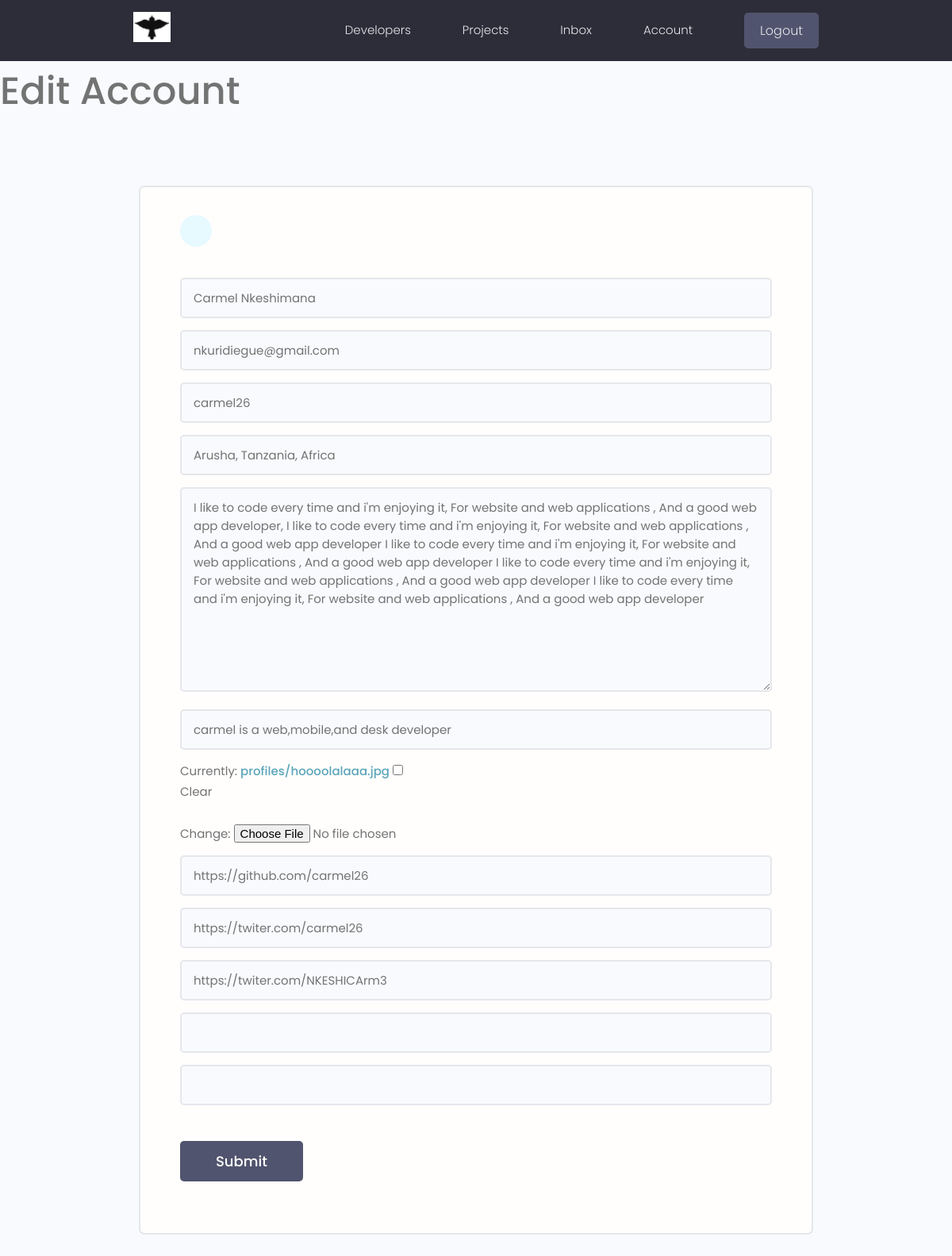
The page /edit-account/ (signed in) on the database its author committed.
### users/models.py (models this page shows, shortened)
class Profile(models.Model):
    user = models.OneToOneField(User, on_delete=models.CASCADE, null=True, blank=True)
    name = models.CharField(max_length=200, blank=True, null=True)
    email = models.CharField(max_length=500, blank=True,  null=True)
    username = models.CharField(max_length=200, blank=True, null=True)
    location = models.CharField(max_length=200, blank=True, null=True)
    short_intro = models.CharField(max_length=200, blank=True,  null=True)
    bio = models.TextField(blank=True, null=True)
    profile_image = models.ImageField(null=True, blank=True, upload_to='profiles/', default='profiles/user-default.jpg')
    social_github = models.CharField(max_length=200, blank=True, null=True)
    social_twitter = models.CharField(max_length=200, blank=True, null=True)
    social_linkedin = models.CharField(max_length=200, blank=True, null=True)
    social_youtube = models.CharField(max_length=200, blank=True, null=True)
    social_website = models.CharField(max_length=200, blank=True, null=True)
    created = models.DateTimeField(auto_now_add=True)
    id = models.UUIDField(default=uuid.uuid4,
                          unique=True, primary_key=True, editable=False)

### users/views.py (the view, shortened to what this page needs)
# urls.py: path('edit-account/', views.editAccount, name="editAccount"),
@login_required(login_url='login')
def editAccount(request):
    profile = request.user.profile
    form = ProfileForm(instance=profile)
    context = {'form':form}
    return render(request, 'users/profile_form.html', context)

### users/form.py
class ProfileForm(ModelForm):
    class Meta:
        model = Profile
        fields = ['name', 'email', 'username', 'location', 'bio',
                  'short_intro', 'profile_image', 'social_github',
                  'social_linkedin', 'social_twitter', 'social_youtube',
                  'social_website' ]
    def __init__(self, *args, **kwargs):
        super(ProfileForm, self).__init__(*args, **kwargs)
        for name, field in self.fields.items():
            field.widget.attrs.update({'class':'input'})

### users/templates/users/profile_form.html (shortened to what this page needs)
{% extends 'main.html' %}
{% block content %}
    <h1>Edit Account</h1>
    <main class="formPage my-xl">
        <div class="content-box">
            <div class="formWrapper">
                <a class="backButton" href="{% url 'account' %}"></a>
                <br>
                <form class="form" method="POST" action="{% url 'editAccount' %}" enctype="multipart/form-data">
                      {% for field in form %}
                            <div class="form__field">
                                {{field}}
                            </div>
                      {% endfor %}
                    <input class="btn btn--sub btn--lg  my-md" type="submit" value="Submit" />
                </form>
            </div>
        </div>
    </main>
{% endblock content %}

### static/styles/app.css (style rules this page uses)
:root { --color-sub: #2d2d39; }
.btn--sub { background-color: var(--color-sub-light); }
.content-box { width: 95%; max-width: 85rem; margin: 0 auto; }
.backButton { background: var(--color-main-light); color: var(--color-main); width: 4rem; height: 4rem; display: flex; align-items: center; justify-content: center; border-radius: 50%; }
.formPage .formWrapper { list-style: none; background: var(--color-white); padding: 3.5rem 5rem; border: 2px solid var(--color-light); border-radius: 0.7rem; }

### static/uikit/styles/modules/_variables.css (style rules this page uses)
:root { --color-main: #5aa5b9; --color-main-light: #e6faff; --color-sub: #3f4156; --color-sub-light: #51546e; --color-sub-lighter: #ededfd; --color-text: #737373; --color-gray: #8b8b8b; --color-light: #e5e7eb; --color-light-gray: #767676; --color-bg: #f8fafd; --color-white: #fffefd; --color-white-light: #f3f3f3; --color-success: #359e64; --color-success-bg: #def8e8; --color-error: #fc4b0b; --color-error-bg: #fff2ee; --font-base: 'Poppins', arial, helvetica, 'Segoe UI', roboto, ubuntu, sans-serif; --font-monospace: 'Fira Code', 'Courier New', courier, monospace; --font-regular: 300; --font-medium: 500; --font-bold: 700; --generic-shadow: 1px 1px 5px #00000010; --generic-transition: all 0.3s ease-in-out; }

### static/uikit/styles/modules/_base.css (style rules this page uses)
* { margin: 0; padding: 0; box-sizing: border-box; text-rendering: optimizeLegibility; color: inherit; font-size: inherit; }
html { font-size: 50%; }
@media only screen and (min-width: 480px) { html { font-size: 56.25%; } }
@media only screen and (min-width: 1200px) { html { font-size: 62.5%; } }
body { line-height: 1.6; font-weight: 400; font-size: 1.5rem; color: var(--color-text); background-color: var(--color-bg); min-height: 100vh; }

### static/uikit/styles/modules/_typography.css (style rules this page uses)
* { font-family: var(--font-base); }
h1 { font-size: 4.8rem; font-weight: var(--font-medium); }
a { padding-bottom: 2px; text-decoration: none; display: inline-block; color: var(--color-main); font-weight: var(--font-medium); }

### static/uikit/styles/modules/_utilities.css (style rules this page uses)
.my-md { margin: 3rem auto; }
.my-xl { margin: 8rem auto; }

### static/uikit/styles/modules/_button.css (style rules this page uses)
.btn { display: inline-block; position: relative; cursor: pointer; background-color: var(--color-light); font-weight: var(--font-medium); color: var(--color-sub); text-decoration: none; padding: 1rem 2rem; border-radius: 0.5rem; border: none; width: -webkit-fit-content; width: -moz-fit-content; width: fit-content; height: -webkit-fit-content; height: -moz-fit-content; height: fit-content; font-size: 1.6rem; outline-width: 0; outline-color: transparent; -webkit-backface-visibility: hidden; backface-visibility: hidden; transition: all 0.3s ease-in-out; }
.btn--sub { background-color: var(--color-sub); color: var(--color-white); }
.btn--lg { font-size: 1.8rem; padding: 1.2rem 4.5rem; }

### static/uikit/styles/modules/_form.css (style rules this page uses)
.form { display: block; }
.form__field { margin-top: 1.5rem; margin-bottom: 1.5rem; }
.form__label, .form__field > label { display: block; margin-bottom: 0.5rem; color: var(--color-text); }
input.input[type='text'], input.input[type='email'], input.input[type='password'], input.input[type='number'], textarea.input { min-width: 24rem; width: 100%; padding: 1.2rem 1.5rem; border-radius: 0.5rem; border: 2px solid var(--color-light); transition: all 0.3s ease-in-out; background-color: var(--color-bg); }

### rows shown on the page
Profile: form "Carmel Nkeshimana" "nkuridiegue@gmail.com" "carmel26" "Arusha, Tanzania, Africa" "I like to code every time and i'm enjoying it, For website and web applications , And a good web app developer, I like to code every time and i'm enjoying it, For website and web applications , And a good web app developer I like to code every time and i'm enjoying it, For website and web applications , And a good web app developer I like to code every time and i'm enjoying it, For website and web applications , And a good web app developer I like to code every time and i'm enjoying it, For website and web applications , And a good web app developer" "carmel is a web,mobile,and desk developer" "https://github.com/carmel26" "https://twiter.com/carmel26" "https://twiter.com/NKESHICArm3"
